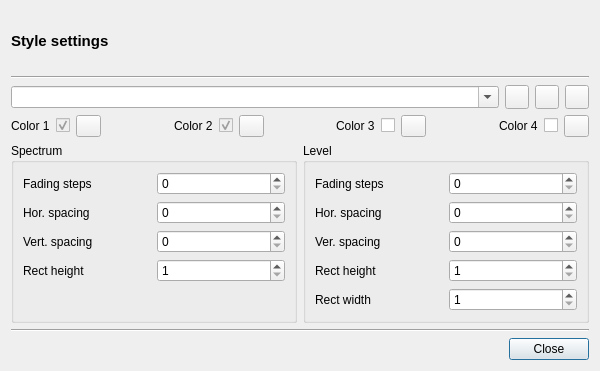
<?xml version="1.0" encoding="UTF-8"?>
<ui version="4.0">
 <class>GUI_Style</class>
 <widget class="QDialog" name="GUI_Style">
  <property name="geometry">
   <rect>
    <x>0</x>
    <y>0</y>
    <width>600</width>
    <height>371</height>
   </rect>
  </property>
  <property name="windowTitle">
   <string>Style</string>
  </property>
  <layout class="QGridLayout" name="gridLayout">
   <item row="1" column="0" colspan="6">
    <widget class="Line" name="line_2">
     <property name="orientation">
      <enum>Qt::Horizontal</enum>
     </property>
    </widget>
   </item>
   <item row="14" column="0" colspan="6">
    <widget class="Line" name="line">
     <property name="orientation">
      <enum>Qt::Horizontal</enum>
     </property>
    </widget>
   </item>
   <item row="15" column="0" colspan="6">
    <layout class="QHBoxLayout" name="horizontalLayout_2">
     <item>
      <spacer name="horizontalSpacer">
       <property name="orientation">
        <enum>Qt::Horizontal</enum>
       </property>
       <property name="sizeHint" stdset="0">
        <size>
         <width>40</width>
         <height>20</height>
        </size>
       </property>
      </spacer>
     </item>
     <item>
      <widget class="QPushButton" name="btn_close">
       <property name="focusPolicy">
        <enum>Qt::StrongFocus</enum>
       </property>
       <property name="text">
        <string>Close</string>
       </property>
      </widget>
     </item>
    </layout>
   </item>
   <item row="10" column="0" colspan="6">
    <layout class="QHBoxLayout" name="horizontalLayout_4">
     <item>
      <widget class="QGroupBox" name="groupBox">
       <property name="title">
        <string>Spectrum</string>
       </property>
       <layout class="QGridLayout" name="gridLayout_2">
        <item row="6" column="1">
         <widget class="QSpinBox" name="sb_rect_height_sp">
          <property name="minimum">
           <number>1</number>
          </property>
          <property name="maximum">
           <number>10</number>
          </property>
         </widget>
        </item>
        <item row="5" column="0">
         <widget class="QLabel" name="label_4">
          <property name="text">
           <string>Vert. spacing</string>
          </property>
         </widget>
        </item>
        <item row="6" column="0">
         <widget class="QLabel" name="label_3">
          <property name="text">
           <string>Rect height</string>
          </property>
         </widget>
        </item>
        <item row="0" column="1">
         <widget class="QSpinBox" name="sb_fading_steps_sp">
          <property name="minimum">
           <number>0</number>
          </property>
          <property name="maximum">
           <number>100</number>
          </property>
          <property name="value">
           <number>0</number>
          </property>
         </widget>
        </item>
        <item row="2" column="0">
         <widget class="QLabel" name="label_7">
          <property name="text">
           <string>Hor. spacing</string>
          </property>
         </widget>
        </item>
        <item row="5" column="1">
         <widget class="QSpinBox" name="sb_v_spacing_sp">
          <property name="maximum">
           <number>20</number>
          </property>
         </widget>
        </item>
        <item row="0" column="0">
         <widget class="QLabel" name="label_8">
          <property name="text">
           <string>Fading steps</string>
          </property>
         </widget>
        </item>
        <item row="2" column="1">
         <widget class="QSpinBox" name="sb_h_spacing_sp">
          <property name="maximum">
           <number>20</number>
          </property>
         </widget>
        </item>
        <item row="7" column="0">
         <widget class="QLabel" name="label_2">
          <property name="text">
           <string/>
          </property>
         </widget>
        </item>
       </layout>
      </widget>
     </item>
     <item>
      <widget class="QGroupBox" name="groupBox_2">
       <property name="title">
        <string>Level</string>
       </property>
       <layout class="QGridLayout" name="gridLayout_3">
        <item row="2" column="0">
         <widget class="QLabel" name="label_12">
          <property name="text">
           <string>Hor. spacing</string>
          </property>
         </widget>
        </item>
        <item row="12" column="1">
         <widget class="QSpinBox" name="sb_rect_height_lv">
          <property name="minimum">
           <number>1</number>
          </property>
          <property name="maximum">
           <number>10</number>
          </property>
         </widget>
        </item>
        <item row="13" column="0">
         <widget class="QLabel" name="label_13">
          <property name="text">
           <string>Rect width</string>
          </property>
         </widget>
        </item>
        <item row="12" column="0">
         <widget class="QLabel" name="label_9">
          <property name="text">
           <string>Rect height</string>
          </property>
         </widget>
        </item>
        <item row="4" column="0">
         <widget class="QLabel" name="label_10">
          <property name="text">
           <string>Ver. spacing</string>
          </property>
         </widget>
        </item>
        <item row="4" column="1">
         <widget class="QSpinBox" name="sb_v_spacing_lv">
          <property name="maximum">
           <number>20</number>
          </property>
         </widget>
        </item>
        <item row="1" column="0">
         <widget class="QLabel" name="label_6">
          <property name="text">
           <string>Fading steps</string>
          </property>
         </widget>
        </item>
        <item row="1" column="1">
         <widget class="QSpinBox" name="sb_fading_steps_lv">
          <property name="maximum">
           <number>100</number>
          </property>
         </widget>
        </item>
        <item row="2" column="1">
         <widget class="QSpinBox" name="sb_h_spacing_lv">
          <property name="maximum">
           <number>20</number>
          </property>
         </widget>
        </item>
        <item row="13" column="1">
         <widget class="QSpinBox" name="sb_rect_width_lv">
          <property name="minimum">
           <number>1</number>
          </property>
         </widget>
        </item>
       </layout>
      </widget>
     </item>
    </layout>
   </item>
   <item row="0" column="0" colspan="3">
    <widget class="QLabel" name="lab_title">
     <property name="font">
      <font>
       <pointsize>11</pointsize>
       <weight>75</weight>
       <bold>true</bold>
      </font>
     </property>
     <property name="text">
      <string>Style settings</string>
     </property>
    </widget>
   </item>
   <item row="2" column="0" colspan="6">
    <layout class="QHBoxLayout" name="horizontalLayout">
     <item>
      <widget class="QComboBox" name="combo_styles">
       <property name="editable">
        <bool>true</bool>
       </property>
      </widget>
     </item>
     <item>
      <widget class="QPushButton" name="btn_undo">
       <property name="minimumSize">
        <size>
         <width>24</width>
         <height>24</height>
        </size>
       </property>
       <property name="maximumSize">
        <size>
         <width>24</width>
         <height>24</height>
        </size>
       </property>
       <property name="focusPolicy">
        <enum>Qt::StrongFocus</enum>
       </property>
       <property name="text">
        <string/>
       </property>
       <property name="icon">
        <iconset>
         <normaloff>:/Icons/undo.svg.png</normaloff>:/Icons/undo.svg.png</iconset>
       </property>
       <property name="iconSize">
        <size>
         <width>16</width>
         <height>16</height>
        </size>
       </property>
      </widget>
     </item>
     <item>
      <widget class="QPushButton" name="btn_save">
       <property name="minimumSize">
        <size>
         <width>24</width>
         <height>24</height>
        </size>
       </property>
       <property name="maximumSize">
        <size>
         <width>24</width>
         <height>24</height>
        </size>
       </property>
       <property name="focusPolicy">
        <enum>Qt::StrongFocus</enum>
       </property>
       <property name="text">
        <string/>
       </property>
       <property name="icon">
        <iconset>
         <normaloff>:/Icons/save.svg.png</normaloff>:/Icons/save.svg.png</iconset>
       </property>
       <property name="iconSize">
        <size>
         <width>16</width>
         <height>16</height>
        </size>
       </property>
      </widget>
     </item>
     <item>
      <widget class="QPushButton" name="btn_delete">
       <property name="minimumSize">
        <size>
         <width>24</width>
         <height>24</height>
        </size>
       </property>
       <property name="maximumSize">
        <size>
         <width>24</width>
         <height>24</height>
        </size>
       </property>
       <property name="focusPolicy">
        <enum>Qt::StrongFocus</enum>
       </property>
       <property name="text">
        <string/>
       </property>
       <property name="icon">
        <iconset>
         <normaloff>:/Icons/delete.svg.png</normaloff>:/Icons/delete.svg.png</iconset>
       </property>
       <property name="iconSize">
        <size>
         <width>16</width>
         <height>16</height>
        </size>
       </property>
      </widget>
     </item>
    </layout>
   </item>
   <item row="3" column="0" colspan="6">
    <layout class="QGridLayout" name="gridLayout_4">
     <item row="0" column="7">
      <spacer name="horizontalSpacer_3">
       <property name="orientation">
        <enum>Qt::Horizontal</enum>
       </property>
       <property name="sizeHint" stdset="0">
        <size>
         <width>40</width>
         <height>20</height>
        </size>
       </property>
      </spacer>
     </item>
     <item row="0" column="4">
      <widget class="QLabel" name="label_15">
       <property name="text">
        <string>Color 2</string>
       </property>
      </widget>
     </item>
     <item row="0" column="0">
      <widget class="QLabel" name="label_16">
       <property name="text">
        <string>Color 1</string>
       </property>
      </widget>
     </item>
     <item row="0" column="6">
      <widget class="QPushButton" name="btn_col2">
       <property name="maximumSize">
        <size>
         <width>25</width>
         <height>16777215</height>
        </size>
       </property>
       <property name="focusPolicy">
        <enum>Qt::StrongFocus</enum>
       </property>
       <property name="text">
        <string/>
       </property>
       <property name="iconSize">
        <size>
         <width>18</width>
         <height>18</height>
        </size>
       </property>
       <property name="checked">
        <bool>false</bool>
       </property>
      </widget>
     </item>
     <item row="0" column="8">
      <widget class="QLabel" name="label_14">
       <property name="text">
        <string>Color 3</string>
       </property>
      </widget>
     </item>
     <item row="0" column="12">
      <widget class="QLabel" name="label">
       <property name="text">
        <string>Color 4</string>
       </property>
      </widget>
     </item>
     <item row="0" column="1">
      <widget class="QCheckBox" name="checkBox">
       <property name="enabled">
        <bool>false</bool>
       </property>
       <property name="maximumSize">
        <size>
         <width>20</width>
         <height>16777215</height>
        </size>
       </property>
       <property name="layoutDirection">
        <enum>Qt::RightToLeft</enum>
       </property>
       <property name="text">
        <string/>
       </property>
       <property name="checkable">
        <bool>true</bool>
       </property>
       <property name="checked">
        <bool>true</bool>
       </property>
      </widget>
     </item>
     <item row="0" column="5">
      <widget class="QCheckBox" name="checkBox_2">
       <property name="enabled">
        <bool>false</bool>
       </property>
       <property name="maximumSize">
        <size>
         <width>20</width>
         <height>16777215</height>
        </size>
       </property>
       <property name="layoutDirection">
        <enum>Qt::RightToLeft</enum>
       </property>
       <property name="text">
        <string/>
       </property>
       <property name="checkable">
        <bool>true</bool>
       </property>
       <property name="checked">
        <bool>true</bool>
       </property>
      </widget>
     </item>
     <item row="0" column="9">
      <widget class="QCheckBox" name="cb_col3">
       <property name="maximumSize">
        <size>
         <width>20</width>
         <height>16777215</height>
        </size>
       </property>
       <property name="layoutDirection">
        <enum>Qt::RightToLeft</enum>
       </property>
       <property name="text">
        <string/>
       </property>
      </widget>
     </item>
     <item row="0" column="13">
      <widget class="QCheckBox" name="cb_col4">
       <property name="maximumSize">
        <size>
         <width>20</width>
         <height>16777215</height>
        </size>
       </property>
       <property name="layoutDirection">
        <enum>Qt::RightToLeft</enum>
       </property>
       <property name="text">
        <string/>
       </property>
      </widget>
     </item>
     <item row="0" column="2">
      <widget class="QPushButton" name="btn_col1">
       <property name="maximumSize">
        <size>
         <width>25</width>
         <height>16777215</height>
        </size>
       </property>
       <property name="focusPolicy">
        <enum>Qt::StrongFocus</enum>
       </property>
       <property name="text">
        <string/>
       </property>
       <property name="iconSize">
        <size>
         <width>18</width>
         <height>18</height>
        </size>
       </property>
       <property name="checked">
        <bool>false</bool>
       </property>
      </widget>
     </item>
     <item row="0" column="10">
      <widget class="QPushButton" name="btn_col3">
       <property name="maximumSize">
        <size>
         <width>25</width>
         <height>16777215</height>
        </size>
       </property>
       <property name="focusPolicy">
        <enum>Qt::StrongFocus</enum>
       </property>
       <property name="text">
        <string/>
       </property>
       <property name="iconSize">
        <size>
         <width>18</width>
         <height>18</height>
        </size>
       </property>
      </widget>
     </item>
     <item row="0" column="14">
      <widget class="QPushButton" name="btn_col4">
       <property name="maximumSize">
        <size>
         <width>25</width>
         <height>16777215</height>
        </size>
       </property>
       <property name="focusPolicy">
        <enum>Qt::StrongFocus</enum>
       </property>
       <property name="text">
        <string/>
       </property>
       <property name="iconSize">
        <size>
         <width>18</width>
         <height>18</height>
        </size>
       </property>
      </widget>
     </item>
     <item row="0" column="3">
      <spacer name="horizontalSpacer_2">
       <property name="orientation">
        <enum>Qt::Horizontal</enum>
       </property>
       <property name="sizeHint" stdset="0">
        <size>
         <width>40</width>
         <height>20</height>
        </size>
       </property>
      </spacer>
     </item>
     <item row="0" column="11">
      <spacer name="horizontalSpacer_4">
       <property name="orientation">
        <enum>Qt::Horizontal</enum>
       </property>
       <property name="sizeHint" stdset="0">
        <size>
         <width>40</width>
         <height>20</height>
        </size>
       </property>
      </spacer>
     </item>
    </layout>
   </item>
  </layout>
 </widget>
 <tabstops>
  <tabstop>combo_styles</tabstop>
  <tabstop>btn_undo</tabstop>
  <tabstop>btn_save</tabstop>
  <tabstop>btn_delete</tabstop>
  <tabstop>checkBox</tabstop>
  <tabstop>btn_col1</tabstop>
  <tabstop>checkBox_2</tabstop>
  <tabstop>btn_col2</tabstop>
  <tabstop>cb_col3</tabstop>
  <tabstop>btn_col3</tabstop>
  <tabstop>cb_col4</tabstop>
  <tabstop>btn_col4</tabstop>
  <tabstop>sb_fading_steps_sp</tabstop>
  <tabstop>sb_h_spacing_sp</tabstop>
  <tabstop>sb_v_spacing_sp</tabstop>
  <tabstop>sb_rect_height_sp</tabstop>
  <tabstop>sb_fading_steps_lv</tabstop>
  <tabstop>sb_h_spacing_lv</tabstop>
  <tabstop>sb_v_spacing_lv</tabstop>
  <tabstop>sb_rect_height_lv</tabstop>
  <tabstop>sb_rect_width_lv</tabstop>
  <tabstop>btn_close</tabstop>
 </tabstops>
 <resources>
  <include location="../../Resources/Icons.qrc"/>
 </resources>
 <connections>
  <connection>
   <sender>btn_close</sender>
   <signal>clicked()</signal>
   <receiver>GUI_Style</receiver>
   <slot>close()</slot>
   <hints>
    <hint type="sourcelabel">
     <x>453</x>
     <y>327</y>
    </hint>
    <hint type="destinationlabel">
     <x>252</x>
     <y>175</y>
    </hint>
   </hints>
  </connection>
  <connection>
   <sender>cb_col3</sender>
   <signal>toggled(bool)</signal>
   <receiver>btn_col3</receiver>
   <slot>setEnabled(bool)</slot>
   <hints>
    <hint type="sourcelabel">
     <x>333</x>
     <y>90</y>
    </hint>
    <hint type="destinationlabel">
     <x>401</x>
     <y>90</y>
    </hint>
   </hints>
  </connection>
  <connection>
   <sender>cb_col4</sender>
   <signal>toggled(bool)</signal>
   <receiver>btn_col4</receiver>
   <slot>setEnabled(bool)</slot>
   <hints>
    <hint type="sourcelabel">
     <x>469</x>
     <y>90</y>
    </hint>
    <hint type="destinationlabel">
     <x>538</x>
     <y>90</y>
    </hint>
   </hints>
  </connection>
 </connections>
</ui>
